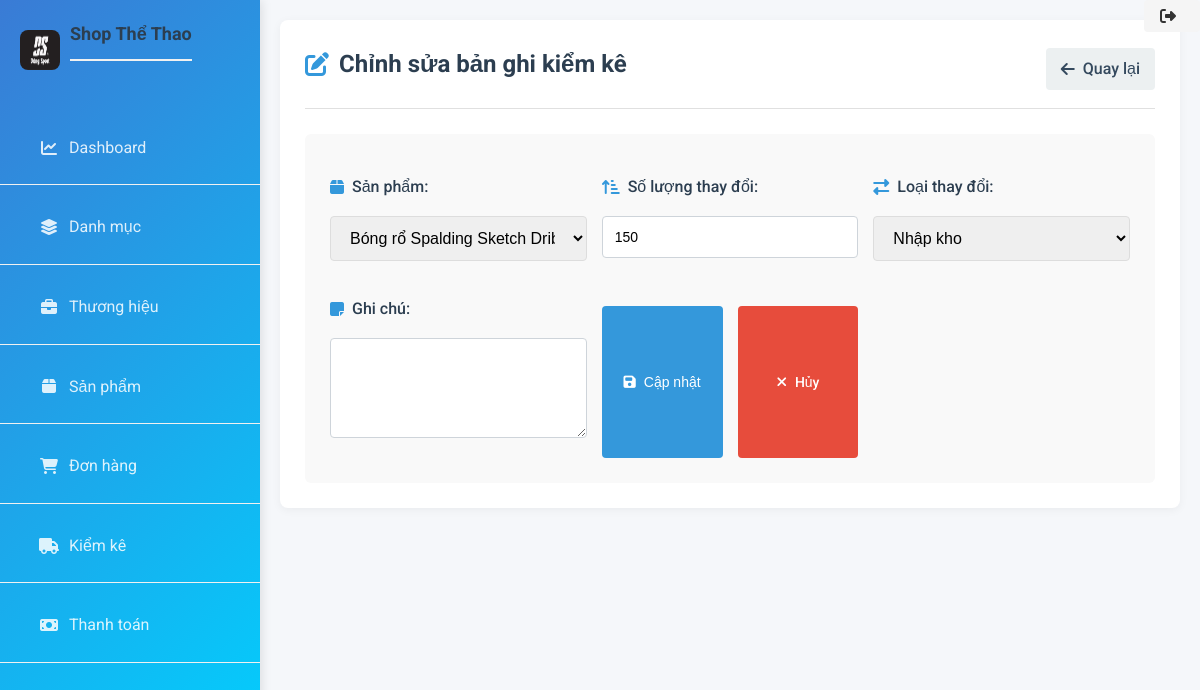
Screenshot of /inventory/edit/1 with the database file from the repository.
### models/inventory_log.py (models this page shows)
class InventoryLog(db.Model):
    __tablename__ = 'inventory_log'
    id_log = Column(Integer, primary_key=True, autoincrement=True)
    id_product = Column(Integer, ForeignKey('products.id_product'))
    change_quantity = Column(Integer)
    change_type = Column(Enum('import', 'export'))
    log_date = Column(TIMESTAMP)
    note = Column(Text)

### models/product.py (models this page shows)
class Product(db.Model):
    __tablename__ = 'products'
    id_product = Column(Integer, primary_key=True, autoincrement=True)
    product_name = Column(String(255), nullable=False)
    id_category = Column(Integer, ForeignKey('categories.id_category'), nullable=True)
    id_brand = Column(Integer, ForeignKey('brands.id_brand'), nullable=True)
    price = Column(DECIMAL(10, 2))
    cost_price = Column(DECIMAL(10, 2))
    inventory = Column(Integer)
    description = Column(Text)
    created_at = Column(TIMESTAMP, server_default=func.now())
    size = Column(String(50), nullable=True)
    color = Column(String(50), nullable=True)
    discount = Column(Integer, nullable=True, default="0")
    category = relationship("Category", backref="products")
    brand = relationship("Brand", backref="products")

### routes/inventory_log.py (the view)
@inventory_bp.route("/edit/<int:id_log>", methods=["GET"])
def edit_inventory(id_log):
    log = InventoryLog.query.get_or_404(id_log)
    products = Product.query.all()
    return render_template("admin/inventory_form.html", log=log, products=products)

### app.py (called while the page is built)
@app.before_request
def log_request_info():
    logging.info(f"Body: {request.get_data()}")

### templates/admin/inventory_form.html (shortened to what this page needs)
{% extends "admin/base.html" %}
{% block extra_css %}
<link rel="stylesheet" href="{{ url_for('static', filename='css/brand_form.css') }}">
{% endblock %}
{% block content %}
<div class="inventory-form-container">
    <div class="page-header">
        <h2>
            {% if log %}
                <i class="fas fa-edit"></i> Chỉnh sửa bản ghi kiểm kê
            {% else %}
                <i class="fas fa-plus-circle"></i> Thêm bản ghi kiểm kê mới
            {% endif %}
        </h2>
        <a href="{{ url_for('inventory.list_inventory') }}" class="btn-back">
            <i class="fas fa-arrow-left"></i> Quay lại
        </a>
    </div>
    <div class="form-wrapper">
        <form method="post" action="{% if log %}{{ url_for('inventory.update_inventory', id_log=log.id_log) }}{% else %}{{ url_for('inventory.add_inventory') }}{% endif %}" class="inventory-form">
            <div class="form-group">
                <label for="id_product"><i class="fas fa-box"></i> Sản phẩm:</label>
                <select id="id_product" name="id_product" class="form-control" required>
                    {% for product in products %}
                    <option value="{{ product.id_product }}" {% if log and log.id_product == product.id_product %}selected{% endif %}>
                        {{ product.product_name }}
                    </option>
                    {% endfor %}
                </select>
            </div>
            <div class="form-group">
                <label for="change_quantity"><i class="fas fa-sort-amount-up-alt"></i> Số lượng thay đổi:</label>
                <input type="number" id="change_quantity" name="change_quantity" class="form-control" value="{{ log.change_quantity if log else '' }}" required>
            </div>
            <div class="form-group">
                <label for="change_type"><i class="fas fa-exchange-alt"></i> Loại thay đổi:</label>
                <select id="change_type" name="change_type" class="form-control" required>
                    <option value="import" {% if log and log.change_type == 'import' %}selected{% endif %}>Nhập kho</option>
                </select>
            </div>
            <div class="form-group">
                <label for="note"><i class="fas fa-sticky-note"></i> Ghi chú:</label>
                <textarea id="note" name="note" class="form-control" rows="4">{{ log.note if log else '' }}</textarea>
            </div>
            <div class="form-actions">
                <button type="submit" class="btn-submit">
                    <i class="fas fa-save"></i> {% if log %}Cập nhật{% else %}Lưu{% endif %}
                </button>
                <a href="{{ url_for('inventory.list_inventory') }}" class="btn-cancel">
                    <i class="fas fa-times"></i> Hủy
                </a>
            </div>
        </form>
    </div>
</div>
{% endblock %}

### static/css/style.css (style rules this page uses)
* { margin: 0; padding: 0; box-sizing: border-box; }
body { font-family: 'Roboto', sans-serif; background-color: #f5f7fa; color: #333; line-height: 1.6; }
h2 { color: #2c3e50; margin-bottom: 20px; padding-bottom: 10px; border-bottom: 2px solid #f1f1f1; }
form { display: grid; grid-template-columns: repeat(auto-fit, minmax(250px, 1fr)); gap: 15px; margin-top: 15px; }
input, select, button { padding: 10px 15px; border: 1px solid #ddd; border-radius: 4px; font-size: 14px; }
button { background-color: #3a7bd5; color: white; border: none; cursor: pointer; transition: background-color 0.3s; font-weight: 500; }
.form-group { margin-bottom: 20px; }
.form-group label { display: block; margin-bottom: 8px; color: #495057; font-weight: 500; }
.form-group label i { margin-right: 6px; color: #6c757d; }
.form-group input, .form-group textarea { width: 100%; padding: 12px; border: 1px solid #ced4da; border-radius: 4px; font-size: 14px; transition: border-color 0.3s; }
.btn-submit, .btn-cancel { padding: 10px 20px; border-radius: 4px; font-size: 14px; cursor: pointer; display: flex; align-items: center; transition: all 0.3s; border: none; }
.btn-submit { background-color: #5d87ff; color: white; }
.page-header { display: flex; justify-content: space-between; align-items: center; margin-bottom: 20px; padding-bottom: 15px; border-bottom: 2px solid #f1f1f1; }
.page-header h2 { margin: 0; border-bottom: none; }

### static/css/brand_form.css (style rules this page uses)
.page-header { display: flex; justify-content: space-between; align-items: center; margin-bottom: 25px; padding-bottom: 15px; border-bottom: 1px solid #e0e0e0; }
.page-header h2 { color: #2c3e50; font-size: 24px; margin: 0; display: flex; align-items: center; }
.page-header h2 i { margin-right: 10px; color: #3498db; }
.btn-back { background-color: #ecf0f1; color: #34495e; padding: 8px 15px; border-radius: 4px; text-decoration: none; font-weight: 500; transition: all 0.3s ease; display: flex; align-items: center; }
.btn-back i { margin-right: 8px; }
.form-wrapper { background-color: #f9f9f9; border-radius: 6px; padding: 25px; }
.form-group { display: flex; flex-direction: column; gap: 8px; }
.form-group label { font-weight: 500; color: #2c3e50; display: flex; align-items: center; }
.form-group label i { margin-right: 8px; color: #3498db; }
.form-control { padding: 12px 15px; border: 1px solid #ddd; border-radius: 4px; font-size: 16px; transition: border-color 0.3s ease; }
textarea.form-control { resize: vertical; min-height: 100px; }
.form-actions { display: flex; gap: 15px; margin-top: 10px; }
.btn-submit, .btn-cancel { padding: 12px 20px; border-radius: 4px; font-weight: 500; cursor: pointer; display: flex; align-items: center; justify-content: center; transition: all 0.3s ease; text-decoration: none; }
.btn-submit { background-color: #3498db; color: white; border: none; flex: 1; }
.btn-cancel { background-color: #e74c3c; color: white; border: none; flex: 1; }
.btn-submit i, .btn-cancel i { margin-right: 8px; }

### rows the page displays
InventoryLog: id_product "Bóng rổ Spalding Sketch Dribble – Indoor/Outdoor Size 7 84-381z - Hàng Chính Hãng", change_quantity "150", change_type "Nhập kho"
